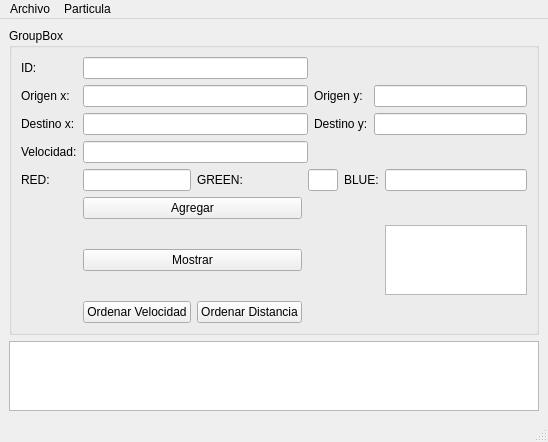
<?xml version="1.0" encoding="UTF-8"?>
<ui version="4.0">
 <class>MainWindow</class>
 <widget class="QMainWindow" name="MainWindow">
  <property name="geometry">
   <rect>
    <x>0</x>
    <y>0</y>
    <width>548</width>
    <height>426</height>
   </rect>
  </property>
  <property name="windowTitle">
   <string>MainWindow</string>
  </property>
  <widget class="QWidget" name="centralwidget">
   <layout class="QGridLayout" name="gridLayout">
    <item row="0" column="0">
     <widget class="QGroupBox" name="groupBox">
      <property name="title">
       <string>GroupBox</string>
      </property>
      <layout class="QGridLayout" name="gridLayout_2">
       <item row="6" column="1" colspan="2">
        <widget class="QPushButton" name="pushButton_2">
         <property name="text">
          <string>Mostrar</string>
         </property>
        </widget>
       </item>
       <item row="0" column="1" colspan="3">
        <widget class="QLineEdit" name="lineEdit"/>
       </item>
       <item row="0" column="0">
        <widget class="QLabel" name="label">
         <property name="text">
          <string>ID:</string>
         </property>
        </widget>
       </item>
       <item row="2" column="0">
        <widget class="QLabel" name="label_3">
         <property name="text">
          <string>Destino x:</string>
         </property>
        </widget>
       </item>
       <item row="1" column="0">
        <widget class="QLabel" name="label_2">
         <property name="text">
          <string>Origen x:</string>
         </property>
        </widget>
       </item>
       <item row="1" column="1" colspan="3">
        <widget class="QLineEdit" name="lineEdit_2"/>
       </item>
       <item row="1" column="4" colspan="2">
        <widget class="QLabel" name="label_6">
         <property name="text">
          <string>Origen y:</string>
         </property>
        </widget>
       </item>
       <item row="1" column="6" colspan="2">
        <widget class="QLineEdit" name="lineEdit_6"/>
       </item>
       <item row="2" column="1" colspan="3">
        <widget class="QLineEdit" name="lineEdit_3"/>
       </item>
       <item row="3" column="1" colspan="3">
        <widget class="QLineEdit" name="lineEdit_4"/>
       </item>
       <item row="2" column="4" colspan="2">
        <widget class="QLabel" name="label_7">
         <property name="text">
          <string>Destino y:</string>
         </property>
        </widget>
       </item>
       <item row="2" column="6" colspan="2">
        <widget class="QLineEdit" name="lineEdit_7"/>
       </item>
       <item row="3" column="0">
        <widget class="QLabel" name="label_4">
         <property name="text">
          <string>Velocidad:</string>
         </property>
        </widget>
       </item>
       <item row="4" column="3" colspan="2">
        <widget class="QLineEdit" name="lineEdit_8"/>
       </item>
       <item row="4" column="0">
        <widget class="QLabel" name="label_5">
         <property name="text">
          <string>RED:</string>
         </property>
        </widget>
       </item>
       <item row="4" column="5" colspan="2">
        <widget class="QLabel" name="label_9">
         <property name="text">
          <string>BLUE:</string>
         </property>
        </widget>
       </item>
       <item row="4" column="1">
        <widget class="QLineEdit" name="lineEdit_5"/>
       </item>
       <item row="4" column="2">
        <widget class="QLabel" name="label_8">
         <property name="text">
          <string>GREEN:</string>
         </property>
        </widget>
       </item>
       <item row="5" column="1" colspan="2">
        <widget class="QPushButton" name="pushButton">
         <property name="text">
          <string>Agregar</string>
         </property>
        </widget>
       </item>
       <item row="6" column="7">
        <widget class="QPlainTextEdit" name="plainTextEdit"/>
       </item>
       <item row="4" column="7">
        <widget class="QLineEdit" name="lineEdit_9"/>
       </item>
       <item row="7" column="1">
        <widget class="QPushButton" name="pushButton_3">
         <property name="text">
          <string>Ordenar Velocidad</string>
         </property>
        </widget>
       </item>
       <item row="7" column="2">
        <widget class="QPushButton" name="pushButton_4">
         <property name="text">
          <string>Ordenar Distancia</string>
         </property>
        </widget>
       </item>
      </layout>
     </widget>
    </item>
    <item row="1" column="0">
     <widget class="QGraphicsView" name="graphicsView"/>
    </item>
   </layout>
  </widget>
  <widget class="QMenuBar" name="menubar">
   <property name="geometry">
    <rect>
     <x>0</x>
     <y>0</y>
     <width>548</width>
     <height>21</height>
    </rect>
   </property>
   <widget class="QMenu" name="menusds">
    <property name="title">
     <string>Archivo</string>
    </property>
    <addaction name="actionGuardar"/>
    <addaction name="actionAbrir_2"/>
   </widget>
   <widget class="QMenu" name="menuParticula">
    <property name="title">
     <string>Particula</string>
    </property>
    <addaction name="actionMostar"/>
    <addaction name="actionPuntos_Cercanos"/>
   </widget>
   <addaction name="menusds"/>
   <addaction name="menuParticula"/>
  </widget>
  <widget class="QStatusBar" name="statusbar"/>
  <action name="actionGuardar">
   <property name="text">
    <string>Guardar</string>
   </property>
   <property name="shortcut">
    <string>Ctrl+S</string>
   </property>
  </action>
  <action name="actionAbrir_2">
   <property name="text">
    <string>Abrir</string>
   </property>
   <property name="shortcut">
    <string>Ctrl+O</string>
   </property>
  </action>
  <action name="actionMostar">
   <property name="text">
    <string>Mostar</string>
   </property>
  </action>
  <action name="actionPuntos_Cercanos">
   <property name="text">
    <string>Puntos Cercanos</string>
   </property>
  </action>
 </widget>
 <resources/>
 <connections/>
</ui>
